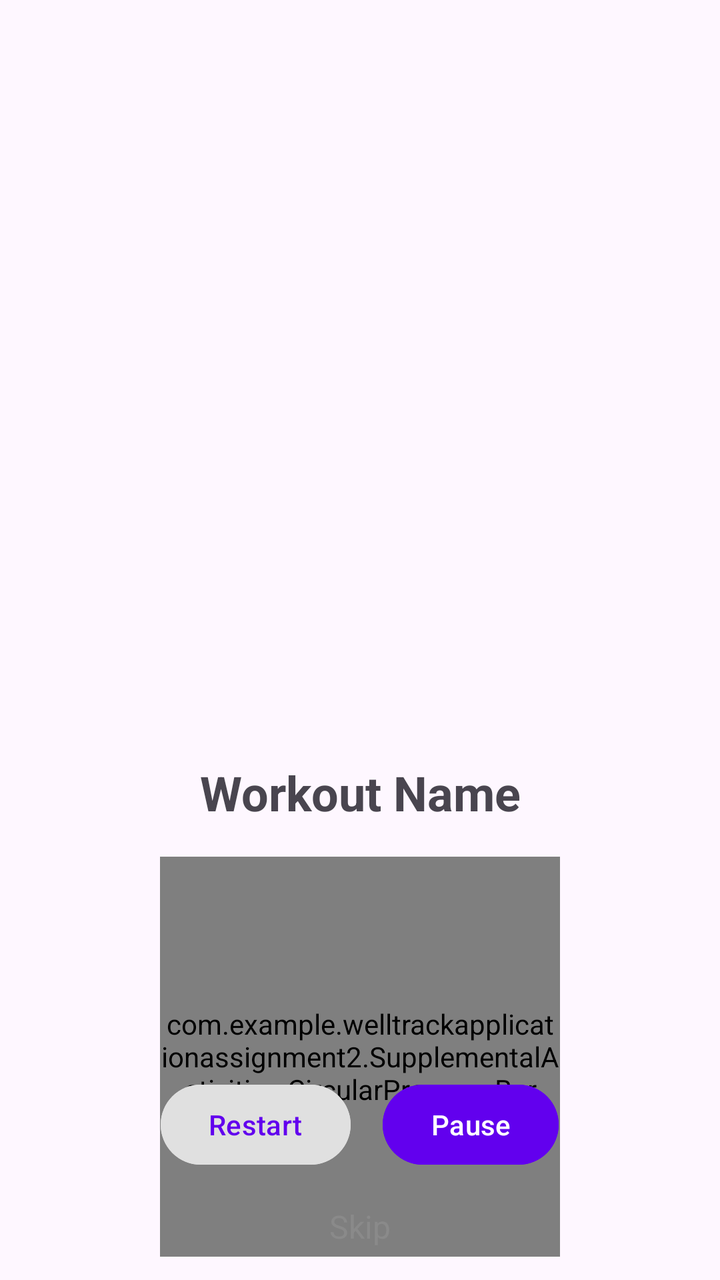
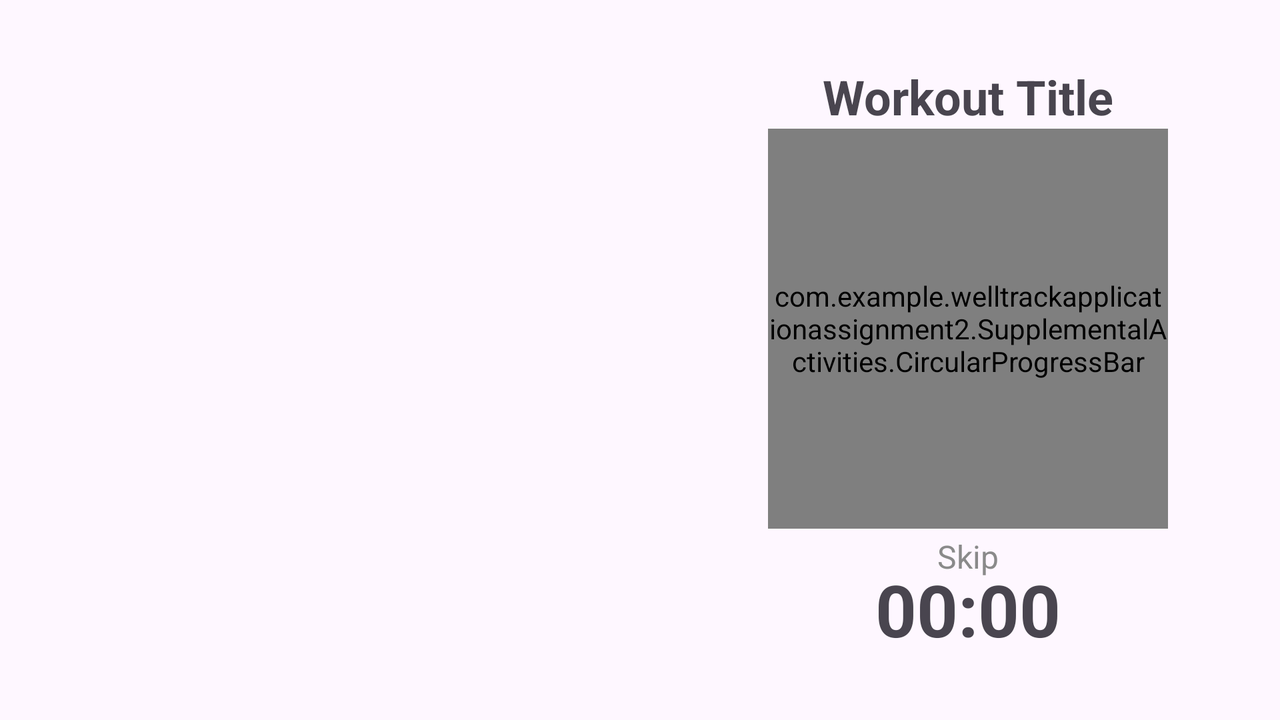

Two renders of one Android screen. The first uses the default layout on a phone; the second uses the alternative layout the repository ships for a different screen configuration, on a matching device. The two XML files are below.
<!-- AndroidManifest.xml: application theme Theme.WellTrackApplicationAssignment2 -->
<!-- res/layout/activity_workout.xml -->
<androidx.constraintlayout.widget.ConstraintLayout
    xmlns:android="http://schemas.android.com/apk/res/android"
    xmlns:app="http://schemas.android.com/apk/res-auto"
    xmlns:tools="http://schemas.android.com/tools"
    android:layout_width="match_parent"
    android:layout_height="match_parent"
    tools:context=".SupplementalActivities.WorkoutActivity">

    
    <ImageView
        android:id="@+id/backButton"
        android:layout_width="32dp"
        android:layout_height="32dp"
        android:src="@drawable/backbutton"
        android:contentDescription="Back"
        android:layout_marginStart="16dp"
        android:layout_marginTop="16dp"
        app:layout_constraintStart_toStartOf="parent"
        app:layout_constraintTop_toTopOf="parent" />

    
    <ImageView
        android:id="@+id/workoutImage"
        android:layout_width="0dp"
        android:layout_height="300dp"
        android:scaleType="centerCrop"
        android:contentDescription="Workout Image"
        app:layout_constraintTop_toBottomOf="@id/backButton"
        app:layout_constraintStart_toStartOf="parent"
        app:layout_constraintEnd_toEndOf="parent"
        android:layout_marginTop="16dp" />

    
    <TextView
        android:id="@+id/workoutTitle"
        android:layout_width="0dp"
        android:layout_height="wrap_content"
        android:text="Workout Name"
        android:textSize="24sp"
        android:textStyle="bold"
        android:gravity="center"
        app:layout_constraintTop_toBottomOf="@id/workoutImage"
        app:layout_constraintStart_toStartOf="parent"
        app:layout_constraintEnd_toEndOf="parent"
        android:layout_marginTop="16dp" />

    
    <com.example.welltrackapplicationassignment2.SupplementalActivities.CircularProgressBar
        android:id="@+id/circularProgressBar"
        android:layout_width="200dp"
        android:layout_height="200dp"
        app:progress="100"
        app:progressColor="#FF6200EE"
        app:backgroundColor="#D3D3D3"
        app:layout_constraintTop_toBottomOf="@id/workoutTitle"
        app:layout_constraintStart_toStartOf="parent"
        app:layout_constraintEnd_toEndOf="parent"
        android:layout_marginTop="16dp" />

    
    <TextView
        android:id="@+id/timer"
        android:layout_width="wrap_content"
        android:layout_height="wrap_content"
        android:text="00:00"
        android:textSize="36sp"
        android:textStyle="bold"
        app:layout_constraintTop_toBottomOf="@id/circularProgressBar"
        app:layout_constraintStart_toStartOf="parent"
        app:layout_constraintEnd_toEndOf="parent"
        android:layout_marginTop="16dp" />

    
    <LinearLayout
        android:layout_width="0dp"
        android:layout_height="wrap_content"
        android:orientation="horizontal"
        android:gravity="center"
        app:layout_constraintBottom_toTopOf="@id/skipButton"
        app:layout_constraintStart_toStartOf="parent"
        app:layout_constraintEnd_toEndOf="parent"
        android:layout_marginBottom="16dp">

        <Button
            android:id="@+id/restartButton"
            android:layout_width="wrap_content"
            android:layout_height="wrap_content"
            android:text="Restart"
            android:backgroundTint="#E0E0E0"
            android:textColor="#6200EE" />

        <Button
            android:id="@+id/pauseButton"
            android:layout_width="wrap_content"
            android:layout_height="wrap_content"
            android:text="Pause"
            android:layout_marginStart="16dp"
            android:backgroundTint="#6200EE"
            android:textColor="#FFFFFF" />
    </LinearLayout>

    
    <TextView
        android:id="@+id/skipButton"
        android:layout_width="wrap_content"
        android:layout_height="wrap_content"
        android:text="Skip"
        android:textSize="16sp"
        android:textColor="#8A8A8A"
        app:layout_constraintBottom_toBottomOf="parent"
        app:layout_constraintStart_toStartOf="parent"
        app:layout_constraintEnd_toEndOf="parent"
        android:layout_marginBottom="16dp" />
</androidx.constraintlayout.widget.ConstraintLayout>
<!-- resources referenced by this layout -->
<resources>
  <!-- from res/values-v23/ -->
  <style name="Theme.WellTrackApplicationAssignment2" parent="Base.Theme.WellTrackApplicationAssignment2">
          
          <item name="android:navigationBarColor">@android:color/transparent</item>
          <item name="android:statusBarColor">@android:color/transparent</item>
          <item name="android:windowLightStatusBar">?attr/isLightTheme</item>
      </style>
  <style name="Base.Theme.WellTrackApplicationAssignment2" parent="Theme.Material3.DayNight.NoActionBar">
          
          
      </style>
</resources>
<!-- res/layout-land/activity_workout.xml (the repository's variant of the layout above) -->
<!-- drawn on the phone turned sideways -->
<ScrollView
    xmlns:android="http://schemas.android.com/apk/res/android"
    xmlns:app="http://schemas.android.com/apk/res-auto"
    xmlns:tools="http://schemas.android.com/tools"
    android:layout_width="match_parent"
    android:layout_height="match_parent"
    android:fillViewport="true"
    tools:context=".SupplementalActivities.WorkoutActivity">

    <LinearLayout
        android:layout_width="match_parent"
        android:layout_height="wrap_content"
        android:orientation="horizontal"
        android:padding="16dp">

        
        <ImageView
            android:id="@+id/backButton"
            android:layout_width="32dp"
            android:layout_height="32dp"
            android:src="@drawable/ic_placeholder"
            android:contentDescription="Back"
            android:layout_marginStart="16dp"
            android:layout_marginTop="16dp"
            app:layout_constraintStart_toStartOf="parent"
            app:layout_constraintTop_toTopOf="parent" />

        
        
        <ImageView
            android:id="@+id/workoutImage"
            android:layout_width="0dp"
            android:layout_height="match_parent"
            android:layout_weight="1"
            android:scaleType="centerCrop"
            android:contentDescription="Workout Image"
            android:layout_margin="16dp" />

        
        <androidx.constraintlayout.widget.ConstraintLayout
            android:id="@+id/timerContainer"
            android:layout_width="0dp"
            android:layout_height="match_parent"
            android:layout_weight="1"
            android:layout_margin="16dp">

            
            <TextView
                android:id="@+id/workoutTitle"
                android:layout_width="wrap_content"
                android:layout_height="wrap_content"
                android:text="Workout Title"
                android:textSize="24sp"
                android:textStyle="bold"
                app:layout_constraintTop_toTopOf="parent"
                app:layout_constraintStart_toStartOf="parent"
                app:layout_constraintEnd_toEndOf="parent" />

            
            <com.example.welltrackapplicationassignment2.SupplementalActivities.CircularProgressBar
                android:id="@+id/circularProgressBar"
                android:layout_width="200dp"
                android:layout_height="200dp"
                app:progress="100"
                app:progressColor="#FF6200EE"
                app:backgroundColor="#D3D3D3"
                app:layout_constraintTop_toBottomOf="@id/workoutTitle"
                app:layout_constraintStart_toStartOf="parent"
                app:layout_constraintEnd_toEndOf="parent" />

            
            <TextView
                android:id="@+id/timer"
                android:layout_width="wrap_content"
                android:layout_height="wrap_content"
                android:text="00:00"
                android:textSize="36sp"
                android:textStyle="bold"
                android:layout_marginTop="16dp"
                app:layout_constraintTop_toBottomOf="@id/circularProgressBar"
                app:layout_constraintStart_toStartOf="parent"
                app:layout_constraintEnd_toEndOf="parent" />

            
            <LinearLayout
                android:layout_width="wrap_content"
                android:layout_height="wrap_content"
                android:orientation="horizontal"
                android:layout_marginTop="16dp"
                app:layout_constraintTop_toBottomOf="@id/timer"
                app:layout_constraintStart_toStartOf="parent"
                app:layout_constraintEnd_toEndOf="parent">

                <Button
                    android:id="@+id/restartButton"
                    android:layout_width="wrap_content"
                    android:layout_height="wrap_content"
                    android:text="Restart"
                    android:backgroundTint="#E0E0E0"
                    android:textColor="#6200EE" />

                <Button
                    android:id="@+id/pauseButton"
                    android:layout_width="wrap_content"
                    android:layout_height="wrap_content"
                    android:layout_marginStart="16dp"
                    android:text="Pause"
                    android:backgroundTint="#6200EE"
                    android:textColor="#FFFFFF" />
            </LinearLayout>

            <TextView
                android:id="@+id/skipButton"
                android:layout_width="wrap_content"
                android:layout_height="wrap_content"
                android:padding="23dp"
                android:text="Skip"
                android:textSize="16sp"
                android:backgroundTint="#E0E0E0"
                android:gravity="center"
                android:textColor="#8A8A8A"
                app:layout_constraintBottom_toBottomOf="parent"
                app:layout_constraintStart_toStartOf="parent"
                app:layout_constraintEnd_toEndOf="parent"
                android:layout_marginBottom="16dp" />
        </androidx.constraintlayout.widget.ConstraintLayout>
    </LinearLayout>
</ScrollView>
